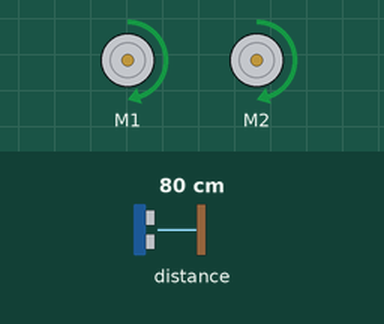
Bench run of a program on a simulated BBC micro:bit (MakeCode). Shown: 2 × DC motor (green arrow = forward, orange = backward, longer = faster). The inputs (shaded band) are chosen by the test bench; at power-on: distance to the obstacle 80 cm.

Above: at 1.2 s.
1.3 s: distance to the obstacle set to 16 cm
2.8 s: distance to the obstacle set to 13 cm
At 3.9 s:
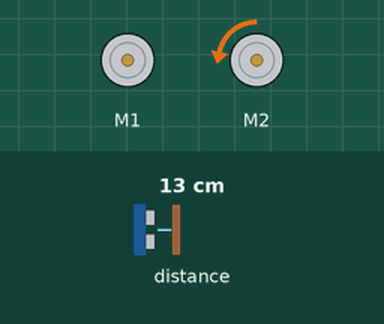
5.8 s: distance to the obstacle set to 18 cm
At 6.2 s:
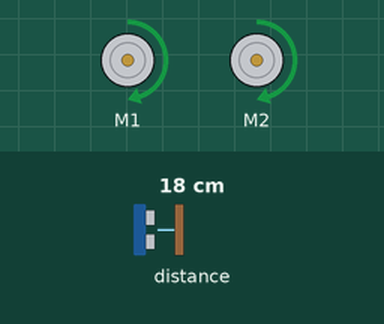
7.3 s: distance to the obstacle set to 2 cm
At 7.7 s:
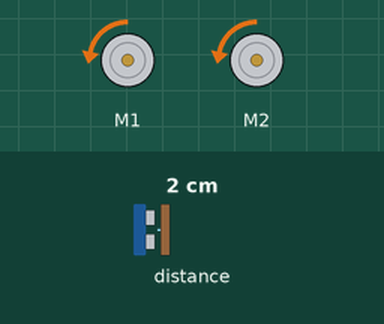
Timing chart, 0 to 11.3 s (numbered marks = the images above; inputs shaded):
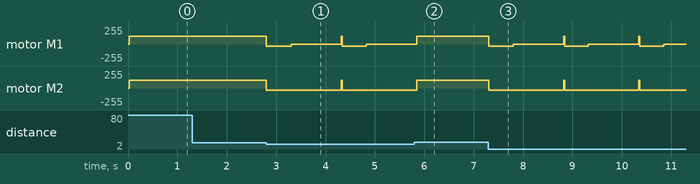

The program:

main.ts
```typescript
basic.forever(function () {
    maqueen.motorRun(maqueen.Motors.All, maqueen.Dir.CW, 120)
    if (maqueen.Ultrasonic(PingUnit.Centimeters) < 15) {
        maqueen.motorRun(maqueen.Motors.All, maqueen.Dir.CCW, 30)
        basic.pause(500)
        maqueen.motorRun(maqueen.Motors.M1, maqueen.Dir.CW, 0)
        basic.pause(1000)
    }
})
```

test.ts
```typescript
// aquí va el archivo "tests"; esto no se compilará cuando este paquete se utilice como una extensión.
```

Measured:
- the behaviour switches between 15 and 14 cm on distance to the obstacle (found by bisection; images 0 and 1)
- after the input at 1.3 s, every drawn part: stays the same
- after the input at 2.8 s, motor M1: alternates backward 30/255 for 0.50 s and stopped for 1.0 s, starting at once; motor M2: forward 120/255 → backward 30/255 at once
- after the input at 5.8 s, motor M1, motor M2: goes on until 5.8 s, then stays forward 120/255
- after the input at 7.3 s, motor M1: alternates backward 30/255 for 0.50 s and stopped for 1.0 s, starting at once; motor M2: forward 120/255 → backward 30/255 at once
